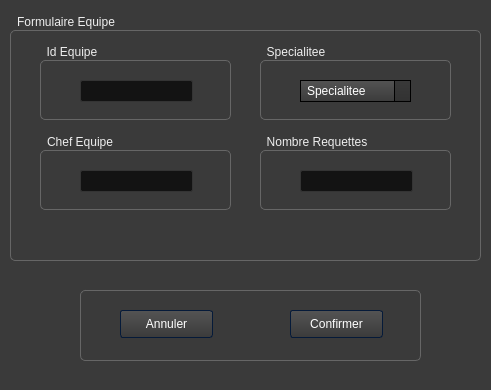
<?xml version="1.0" encoding="UTF-8"?>
<ui version="4.0">
 <class>WidAdd2</class>
 <widget class="QDialog" name="WidAdd2">
  <property name="geometry">
   <rect>
    <x>0</x>
    <y>0</y>
    <width>491</width>
    <height>390</height>
   </rect>
  </property>
  <property name="windowTitle">
   <string>Dialog</string>
  </property>
  <property name="styleSheet">
   <string notr="true">/*-----QWidget-----*/
QWidget
{
	background-color: #3a3a3a;
	color: #fff;
	selection-background-color: #b78620;
	selection-color: #000;

}


/*-----QLabel-----*/
QLabel
{
	background-color: transparent;
	color: #fff;

}


/*-----QMenuBar-----*/
QMenuBar 
{
	background-color: qlineargradient(spread:repeat, x1:1, y1:0, x2:1, y2:1, stop:0 rgba(57, 57, 57, 255),stop:1 rgba(50, 50, 50, 255));
	border: 1px solid #000;
	color: #fff;

}


QMenuBar::item 
{
	background-color: transparent;

}


QMenuBar::item:selected 
{
	background-color: rgba(183, 134, 32, 20%);
	border: 1px solid #b78620;
	color: #fff;

}


QMenuBar::item:pressed 
{
	background-color: rgb(183, 134, 32);
	border: 1px solid #b78620;
	color: #fff;

}


/*-----QMenu-----*/
QMenu
{
    background-color: qlineargradient(spread:repeat, x1:1, y1:0, x2:1, y2:1, stop:0 rgba(57, 57, 57, 255),stop:1 rgba(50, 50, 50, 255));
    border: 1px solid #222;
    padding: 4px;
	color: #fff;

}


QMenu::item
{
    background-color: transparent;
    padding: 2px 20px 2px 20px;

}


QMenu::separator
{
   	background-color: rgb(183, 134, 32);
	height: 1px;

}


QMenu::item:disabled
{
    color: #555;
    background-color: transparent;
    padding: 2px 20px 2px 20px;

}


QMenu::item:selected
{
	background-color: rgba(183, 134, 32, 20%);
	border: 1px solid #b78620;
	color: #fff;

}


/*-----QToolBar-----*/
QToolBar
{
	background-color: qlineargradient(spread:repeat, x1:1, y1:0, x2:1, y2:1, stop:0 rgba(69, 69, 69, 255),stop:1 rgba(58, 58, 58, 255));
	border-top: none;
	border-bottom: 1px solid #4f4f4f;
	border-left: 1px solid #4f4f4f;
	border-right: 1px solid #4f4f4f;

}


QToolBar::separator
{
	background-color: #2e2e2e;
	width: 1px;

}


/*-----QToolButton-----*/
QToolButton 
{
	background-color: transparent;
	color: #fff;
	padding: 5px;
	padding-left: 8px;
	padding-right: 8px;
	margin-left: 1px;
}


QToolButton:hover
{
	background-color: rgba(183, 134, 32, 20%);
	border: 1px solid #b78620;
	color: #fff;
	
}


QToolButton:pressed
{
	background-color: qlineargradient(spread:repeat, x1:1, y1:0, x2:1, y2:1, stop:0 rgba(57, 57, 57, 255),stop:1 rgba(50, 50, 50, 255));
	border: 1px solid #b78620;

}


QToolButton:checked
{
	background-color: qlineargradient(spread:repeat, x1:1, y1:0, x2:1, y2:1, stop:0 rgba(57, 57, 57, 255),stop:1 rgba(50, 50, 50, 255));
	border: 1px solid #222;
}


/*-----QPushButton-----*/
QPushButton
{
	background-color: qlineargradient(spread:repeat, x1:1, y1:0, x2:1, y2:1, stop:0 rgba(84, 84, 84, 255),stop:1 rgba(59, 59, 59, 255));
	color: #ffffff;
	min-width: 80px;
	border-style: solid;
	border-width: 1px;
	border-radius: 3px;
	border-color: #051a39;
	padding: 5px;

}


QPushButton::flat
{
	background-color: transparent;
	border: none;
	color: #fff;

}


QPushButton::disabled
{
	background-color: #404040;
	color: #656565;
	border-color: #051a39;

}


QPushButton::hover
{
	background-color: rgba(183, 134, 32, 20%);
	border: 1px solid #b78620;

}


QPushButton::pressed
{
	background-color: qlineargradient(spread:repeat, x1:1, y1:0, x2:1, y2:1, stop:0 rgba(74, 74, 74, 255),stop:1 rgba(49, 49, 49, 255));
	border: 1px solid #b78620;

}


QPushButton::checked
{
	background-color: qlineargradient(spread:repeat, x1:1, y1:0, x2:1, y2:1, stop:0 rgba(74, 74, 74, 255),stop:1 rgba(49, 49, 49, 255));
	border: 1px solid #222;

}


/*-----QLineEdit-----*/
QLineEdit
{
	background-color: #131313;
	color : #eee;
	border: 1px solid #343434;
	border-radius: 2px;
	padding: 3px;
	padding-left: 5px;

}


/*-----QPlainTExtEdit-----*/
QPlainTextEdit
{
	background-color: #131313;
	color : #eee;
	border: 1px solid #343434;
	border-radius: 2px;
	padding: 3px;
	padding-left: 5px;

}


/*-----QTabBar-----*/
QTabBar::tab
{
	background-color: qlineargradient(spread:repeat, x1:1, y1:0, x2:1, y2:1, stop:0 rgba(84, 84, 84, 255),stop:1 rgba(59, 59, 59, 255));
	color: #ffffff;
	border-style: solid;
	border-width: 1px;
	border-color: #666;
	border-bottom: none;
	padding: 5px;
	padding-left: 15px;
	padding-right: 15px;

}


QTabWidget::pane 
{
	background-color: red;
	border: 1px solid #666;
	top: 1px;

}


QTabBar::tab:last
{
	margin-right: 0; 

}


QTabBar::tab:first:!selected
{
	background-color: #0c0c0d;
	margin-left: 0px;

}


QTabBar::tab:!selected
{
	color: #b1b1b1;
	border-bottom-style: solid;
	background-color: #0c0c0d;

}


QTabBar::tab:selected
{
	margin-bottom: 0px;

}


QTabBar::tab:!selected:hover
{
	border-top-color: #b78620;

}


/*-----QComboBox-----*/
QComboBox
{
    background-color: qlineargradient(spread:repeat, x1:1, y1:0, x2:1, y2:1, stop:0 rgba(84, 84, 84, 255),stop:1 rgba(59, 59, 59, 255));
    border: 1px solid #000;
    padding-left: 6px;
    color: #ffffff;
    height: 20px;

}


QComboBox::disabled
{
	background-color: #404040;
	color: #656565;
	border-color: #051a39;

}


QComboBox:on
{
    background-color: #b78620;
	color: #000;

}


QComboBox QAbstractItemView
{
    background-color: #383838;
    color: #ffffff;
    border: 1px solid black;
    selection-background-color: #b78620;
    outline: 0;

}


QComboBox::drop-down
{
	background-color: qlineargradient(spread:repeat, x1:1, y1:0, x2:1, y2:1, stop:0 rgba(57, 57, 57, 255),stop:1 rgba(50, 50, 50, 255));
    subcontrol-origin: padding;
    subcontrol-position: top right;
    width: 15px;
    border-left-width: 1px;
    border-left-color: black;
    border-left-style: solid; 

}


QComboBox::down-arrow
{
    image: url(://arrow-down.png);
    width: 8px;
    height: 8px;
}


/*-----QSpinBox &amp; QDateTimeEdit-----*/
QSpinBox,
QDateTimeEdit 
{
    background-color: #131313;
	color : #eee;
	border: 1px solid #343434;
	padding: 3px;
	padding-left: 5px;
    border-radius : 2px;

}


QSpinBox::up-button, 
QDateTimeEdit::up-button
{
	border-top-right-radius:2px;
	background-color: #777777;
    width: 16px; 
    border-width: 1px;

}


QSpinBox::up-button:hover, 
QDateTimeEdit::up-button:hover
{
	background-color: #585858;

}


QSpinBox::up-button:pressed, 
QDateTimeEdit::up-button:pressed
{
	background-color: #252525;
    width: 16px; 
    border-width: 1px;

}


QSpinBox::up-arrow,
QDateTimeEdit::up-arrow
{
    image: url(://arrow-up.png);
    width: 7px;
    height: 7px;

}


QSpinBox::down-button, 
QDateTimeEdit::down-button
{
	border-bottom-right-radius:2px;
	background-color: #777777;
    width: 16px; 
    border-width: 1px;

}


QSpinBox::down-button:hover, 
QDateTimeEdit::down-button:hover
{
	background-color: #585858;

}


QSpinBox::down-button:pressed, 
QDateTimeEdit::down-button:pressed
{
	background-color: #252525;
    width: 16px; 
    border-width: 1px;

}


QSpinBox::down-arrow,
QDateTimeEdit::down-arrow
{
    image: url(://arrow-down.png);
    width: 7px;
    height: 7px;

}


/*-----QGroupBox-----*/
QGroupBox 
{
    border: 1px solid;
    border-color: #666666;
	border-radius: 5px;
    margin-top: 20px;

}


QGroupBox::title  
{
    background-color: transparent;
    color: #eee;
    subcontrol-origin: margin;
    padding: 5px;
	border-top-left-radius: 3px;
	border-top-right-radius: 3px;

}


/*-----QHeaderView-----*/
QHeaderView::section
{
    background-color: qlineargradient(spread:repeat, x1:1, y1:0, x2:1, y2:1, stop:0 rgba(60, 60, 60, 255),stop:1 rgba(50, 50, 50, 255));
	border: 1px solid #000;
    color: #fff;
    text-align: left;
	padding: 4px;
	
}


QHeaderView::section:disabled
{
    background-color: #525251;
    color: #656565;

}


QHeaderView::section:checked
{
    background-color: qlineargradient(spread:repeat, x1:1, y1:0, x2:1, y2:1, stop:0 rgba(60, 60, 60, 255),stop:1 rgba(50, 50, 50, 255));
    color: #fff;

}


QHeaderView::section::vertical::first,
QHeaderView::section::vertical::only-one
{
    border-top: 1px solid #353635;

}


QHeaderView::section::vertical
{
    border-top: 1px solid #353635;

}


QHeaderView::section::horizontal::first,
QHeaderView::section::horizontal::only-one
{
    border-left: 1px solid #353635;

}


QHeaderView::section::horizontal
{
    border-left: 1px solid #353635;

}


QTableCornerButton::section
{
    background-color: qlineargradient(spread:repeat, x1:1, y1:0, x2:1, y2:1, stop:0 rgba(60, 60, 60, 255),stop:1 rgba(50, 50, 50, 255));
	border: 1px solid #000;
    color: #fff;

}


/*-----QTreeWidget-----*/
QTreeView
{
	show-decoration-selected: 1;
	alternate-background-color: #3a3a3a;
	selection-color: #fff;
	background-color: #2d2d2d;
	border: 1px solid gray;
	padding-top : 5px;
	color: #fff;
	font: 8pt;

}


QTreeView::item:selected
{
	color:#fff;
	background-color: #b78620;
	border-radius: 0px;

}


QTreeView::item:!selected:hover
{
    background-color: #262626;
    border: none;
    color: white;

}


QTreeView::branch:has-children:!has-siblings:closed,
QTreeView::branch:closed:has-children:has-siblings 
{
	image: url(://tree-closed.png);

}


QTreeView::branch:open:has-children:!has-siblings,
QTreeView::branch:open:has-children:has-siblings  
{
	image: url(://tree-open.png);

}


/*-----QListView-----*/
QListView 
{
	background-color: qlineargradient(spread:repeat, x1:1, y1:0, x2:1, y2:1, stop:0 rgba(83, 83, 83, 255),stop:0.293269 rgba(81, 81, 81, 255),stop:0.634615 rgba(79, 79, 79, 255),stop:1 rgba(83, 83, 83, 255));
    border : none;
    color: white;
    show-decoration-selected: 1; 
    outline: 0;
	border: 1px solid gray;

}


QListView::disabled 
{
	background-color: #656565;
	color: #1b1b1b;
    border: 1px solid #656565;

}


QListView::item 
{
	background-color: #2d2d2d;
    padding: 1px;

}


QListView::item:alternate 
{
    background-color: #3a3a3a;

}


QListView::item:selected 
{
	background-color: #b78620;
	border: 1px solid #b78620;
	color: #fff;

}


QListView::item:selected:!active 
{
	background-color: #b78620;
	border: 1px solid #b78620;
	color: #fff;

}


QListView::item:selected:active 
{
	background-color: #b78620;
	border: 1px solid #b78620;
	color: #fff;

}


QListView::item:hover {
    background-color: #262626;
    border: none;
    color: white;

}


/*-----QCheckBox-----*/
QCheckBox
{
	background-color: transparent;
    color: lightgray;
	border: none;

}


QCheckBox::indicator
{
    background-color: #323232;
    border: 1px solid darkgray;
    width: 12px;
    height: 12px;

}


QCheckBox::indicator:checked
{
    image:url(&quot;./ressources/check.png&quot;);
	background-color: #b78620;
    border: 1px solid #3a546e;

}


QCheckBox::indicator:unchecked:hover
{
	border: 1px solid #b78620; 

}


QCheckBox::disabled
{
	color: #656565;

}


QCheckBox::indicator:disabled
{
	background-color: #656565;
	color: #656565;
    border: 1px solid #656565;

}


/*-----QRadioButton-----*/
QRadioButton 
{
	color: lightgray;
	background-color: transparent;

}


QRadioButton::indicator::unchecked:hover 
{
	background-color: lightgray;
	border: 2px solid #b78620;
	border-radius: 6px;
}


QRadioButton::indicator::checked 
{
	border: 2px solid #b78620;
	border-radius: 6px;
	background-color: rgba(183,134,32,20%);  
	width: 9px; 
	height: 9px; 

}


/*-----QSlider-----*/
QSlider::groove:horizontal 
{
	background-color: transparent;
	height: 3px;

}


QSlider::sub-page:horizontal 
{
	background-color: #b78620;

}


QSlider::add-page:horizontal 
{
	background-color: #131313;

}


QSlider::handle:horizontal 
{
	background-color: #b78620;
	width: 14px;
	margin-top: -6px;
	margin-bottom: -6px;
	border-radius: 6px;

}


QSlider::handle:horizontal:hover 
{
	background-color: #d89e25;
	border-radius: 6px;

}


QSlider::sub-page:horizontal:disabled 
{
	background-color: #bbb;
	border-color: #999;

}


QSlider::add-page:horizontal:disabled 
{
	background-color: #eee;
	border-color: #999;

}


QSlider::handle:horizontal:disabled 
{
	background-color: #eee;
	border: 1px solid #aaa;
	border-radius: 3px;

}


/*-----QScrollBar-----*/
QScrollBar:horizontal
{
    border: 1px solid #222222;
    background-color: #3d3d3d;
    height: 15px;
    margin: 0px 16px 0 16px;

}


QScrollBar::handle:horizontal
{
	background-color: qlineargradient(spread:repeat, x1:1, y1:0, x2:1, y2:1, stop:0 rgba(97, 97, 97, 255),stop:1 rgba(90, 90, 90, 255));
	border: 1px solid #2d2d2d;
    min-height: 20px;

}


QScrollBar::add-line:horizontal
{
	background-color: qlineargradient(spread:repeat, x1:1, y1:0, x2:1, y2:1, stop:0 rgba(97, 97, 97, 255),stop:1 rgba(90, 90, 90, 255));
	border: 1px solid #2d2d2d;
    width: 15px;
    subcontrol-position: right;
    subcontrol-origin: margin;

}


QScrollBar::sub-line:horizontal
{
	background-color: qlineargradient(spread:repeat, x1:1, y1:0, x2:1, y2:1, stop:0 rgba(97, 97, 97, 255),stop:1 rgba(90, 90, 90, 255));
	border: 1px solid #2d2d2d;
    width: 15px;
    subcontrol-position: left;
    subcontrol-origin: margin;

}


QScrollBar::right-arrow:horizontal
{
    image: url(://arrow-right.png);
    width: 6px;
    height: 6px;

}


QScrollBar::left-arrow:horizontal
{
    image: url(://arrow-left.png);
    width: 6px;
    height: 6px;

}


QScrollBar::add-page:horizontal, QScrollBar::sub-page:horizontal
{
    background: none;

}


QScrollBar:vertical
{
    background-color: #3d3d3d;
    width: 16px;
	border: 1px solid #2d2d2d;
    margin: 16px 0px 16px 0px;

}


QScrollBar::handle:vertical
{
    background-color: qlineargradient(spread:repeat, x1:1, y1:0, x2:1, y2:1, stop:0 rgba(97, 97, 97, 255),stop:1 rgba(90, 90, 90, 255));
	border: 1px solid #2d2d2d;
    min-height: 20px;

}


QScrollBar::add-line:vertical
{
	background-color: qlineargradient(spread:repeat, x1:1, y1:0, x2:1, y2:1, stop:0 rgba(97, 97, 97, 255),stop:1 rgba(90, 90, 90, 255));
	border: 1px solid #2d2d2d;
    height: 15px;
    subcontrol-position: bottom;
    subcontrol-origin: margin;

}


QScrollBar::sub-line:vertical
{
	background-color: qlineargradient(spread:repeat, x1:1, y1:0, x2:1, y2:1, stop:0 rgba(97, 97, 97, 255),stop:1 rgba(90, 90, 90, 255));
	border: 1px solid #2d2d2d;
    height: 15px;
    subcontrol-position: top;
    subcontrol-origin: margin;

}


QScrollBar::up-arrow:vertical
{
    image: url(://arrow-up.png);
    width: 6px;
    height: 6px;

}


QScrollBar::down-arrow:vertical
{
    image: url(://arrow-down.png);
    width: 6px;
    height: 6px;

}


QScrollBar::add-page:vertical, QScrollBar::sub-page:vertical
{
    background: none;

}


/*-----QProgressBar-----*/
QProgressBar
{
    border: 1px solid #666666;
    text-align: center;
	color: #000;
	font-weight: bold;

}


QProgressBar::chunk
{
    background-color: #b78620;
    width: 30px;
    margin: 0.5px;

}</string>
  </property>
  <widget class="QGroupBox" name="groupBox">
   <property name="geometry">
    <rect>
     <x>10</x>
     <y>10</y>
     <width>471</width>
     <height>251</height>
    </rect>
   </property>
   <property name="title">
    <string>Formulaire Equipe</string>
   </property>
   <widget class="QGroupBox" name="groupBox_2">
    <property name="geometry">
     <rect>
      <x>30</x>
      <y>120</y>
      <width>191</width>
      <height>80</height>
     </rect>
    </property>
    <property name="title">
     <string>Chef Equipe</string>
    </property>
    <widget class="QLineEdit" name="AddChefeq">
     <property name="geometry">
      <rect>
       <x>40</x>
       <y>40</y>
       <width>113</width>
       <height>22</height>
      </rect>
     </property>
    </widget>
   </widget>
   <widget class="QGroupBox" name="groupBox_3">
    <property name="geometry">
     <rect>
      <x>250</x>
      <y>30</y>
      <width>191</width>
      <height>80</height>
     </rect>
    </property>
    <property name="title">
     <string>Specialitee</string>
    </property>
    <widget class="QComboBox" name="AddSpecEq">
     <property name="geometry">
      <rect>
       <x>40</x>
       <y>40</y>
       <width>111</width>
       <height>22</height>
      </rect>
     </property>
     <item>
      <property name="text">
       <string>Specialitee</string>
      </property>
     </item>
     <item>
      <property name="text">
       <string>Informatique</string>
      </property>
     </item>
     <item>
      <property name="text">
       <string>Biomedicale</string>
      </property>
     </item>
     <item>
      <property name="text">
       <string>Reparation</string>
      </property>
     </item>
     <item>
      <property name="text">
       <string>Electricite</string>
      </property>
     </item>
     <item>
      <property name="text">
       <string>Installation</string>
      </property>
     </item>
    </widget>
   </widget>
   <widget class="QGroupBox" name="groupBox_4">
    <property name="geometry">
     <rect>
      <x>30</x>
      <y>30</y>
      <width>191</width>
      <height>80</height>
     </rect>
    </property>
    <property name="title">
     <string>Id Equipe</string>
    </property>
    <widget class="QLineEdit" name="AddIdEq">
     <property name="geometry">
      <rect>
       <x>40</x>
       <y>40</y>
       <width>113</width>
       <height>22</height>
      </rect>
     </property>
    </widget>
   </widget>
   <widget class="QGroupBox" name="groupBox_5">
    <property name="geometry">
     <rect>
      <x>250</x>
      <y>120</y>
      <width>191</width>
      <height>80</height>
     </rect>
    </property>
    <property name="title">
     <string>Nombre Requettes</string>
    </property>
    <widget class="QLineEdit" name="AddNbRq">
     <property name="geometry">
      <rect>
       <x>40</x>
       <y>40</y>
       <width>113</width>
       <height>22</height>
      </rect>
     </property>
    </widget>
   </widget>
  </widget>
  <widget class="QGroupBox" name="groupBox_6">
   <property name="geometry">
    <rect>
     <x>80</x>
     <y>270</y>
     <width>341</width>
     <height>91</height>
    </rect>
   </property>
   <property name="title">
    <string/>
   </property>
   <widget class="QPushButton" name="AddEqConfirm">
    <property name="geometry">
     <rect>
      <x>210</x>
      <y>40</y>
      <width>93</width>
      <height>28</height>
     </rect>
    </property>
    <property name="text">
     <string>Confirmer</string>
    </property>
   </widget>
   <widget class="QPushButton" name="AddEqCancel">
    <property name="geometry">
     <rect>
      <x>40</x>
      <y>40</y>
      <width>93</width>
      <height>28</height>
     </rect>
    </property>
    <property name="text">
     <string>Annuler</string>
    </property>
   </widget>
  </widget>
 </widget>
 <resources/>
 <connections/>
</ui>
